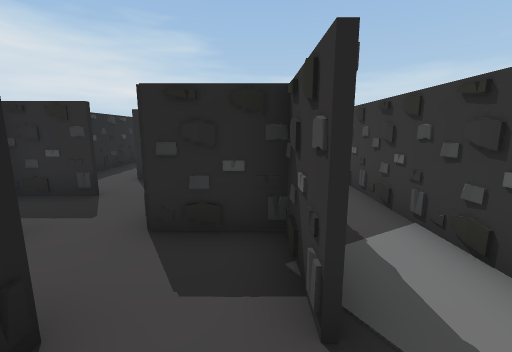
[1] (above)

20 first-person views from a walk through a scene from a Unity 3-D project. The camera is 1.4 m above the floor, tilts 10° down and sees 90° across. Doors are open. The floor is counted in squares, 1 m on a side. Each view is taken from the middle of a square. On the plan, view 1 faces up. The plan holds only what a view shows up to about 13 squares ahead; the rest is blank. The player is left out. Some animated figures are left out.

[2]
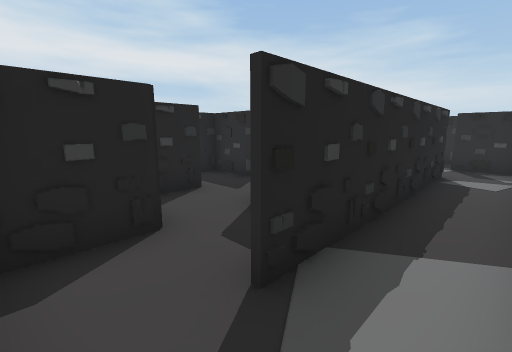

[3]
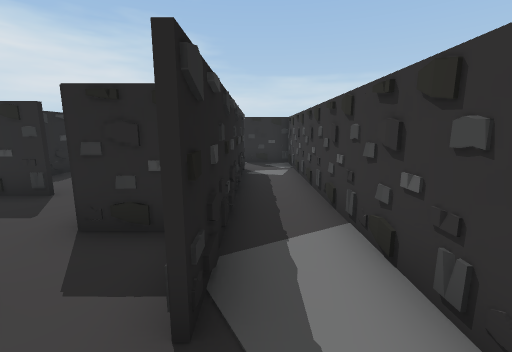

[4]
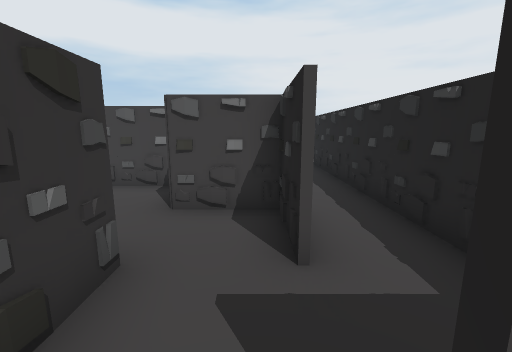

[5]
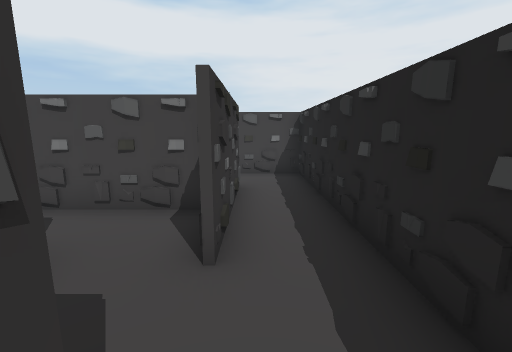

[6]
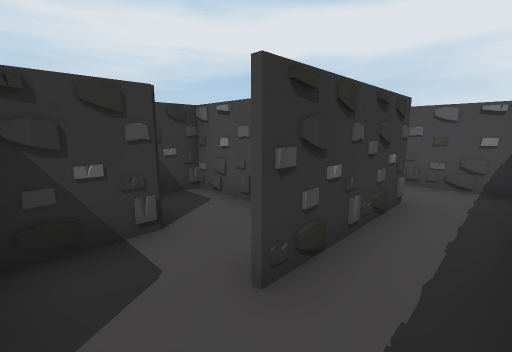

[7]
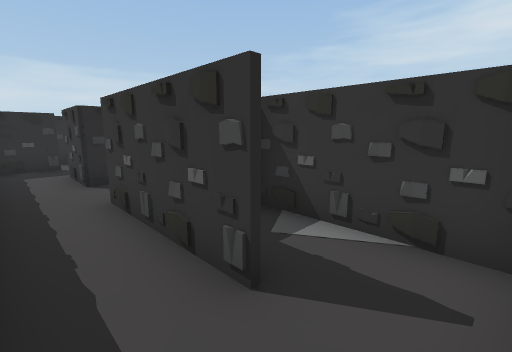

[8]
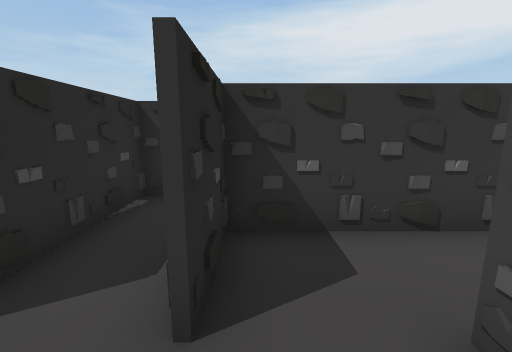

[9]
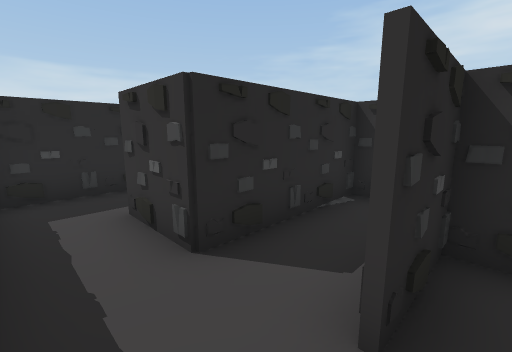

[10]
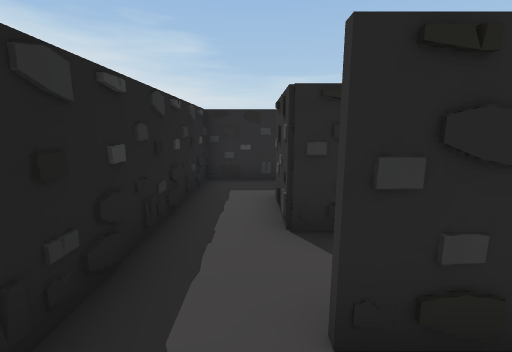

[11]
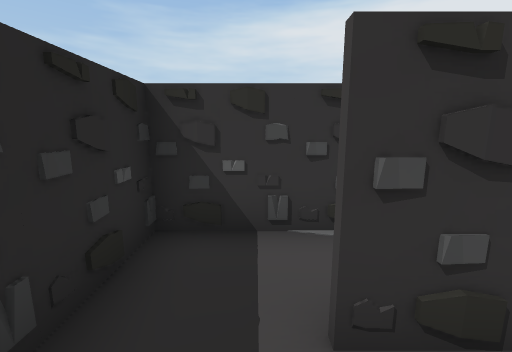

[12]
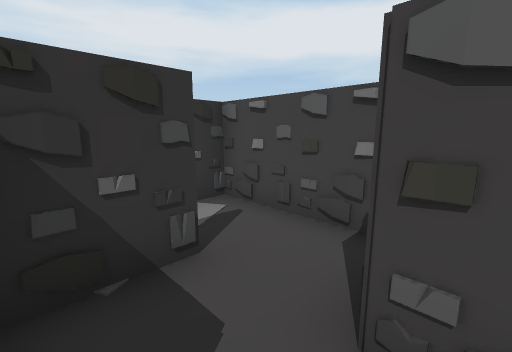

[13]
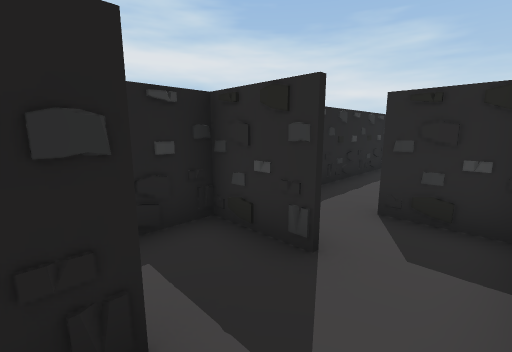

[14]
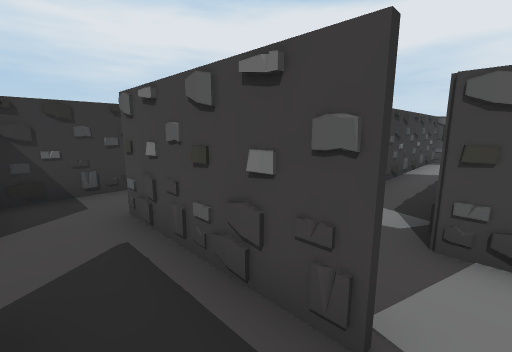

[15]
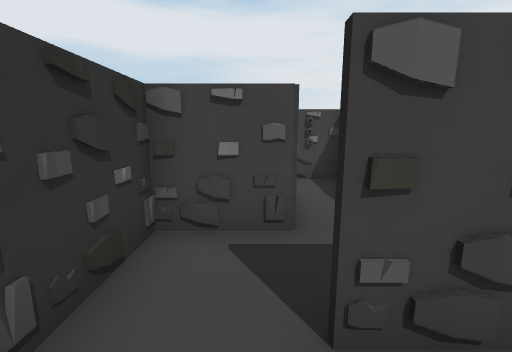

[16]
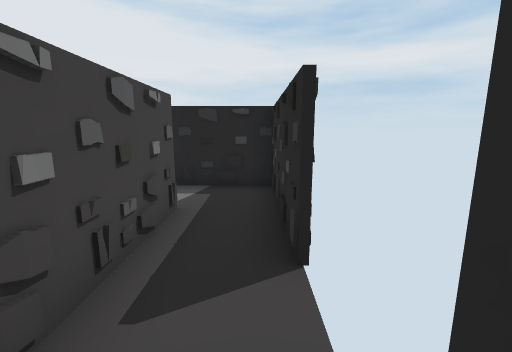

[17]
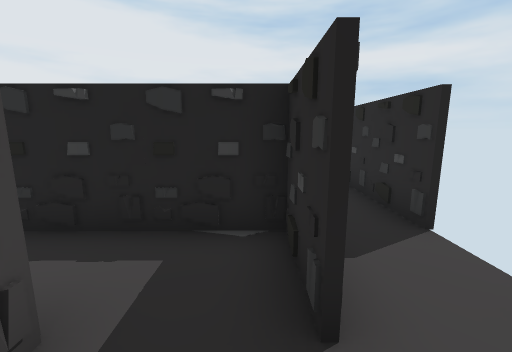

[18]
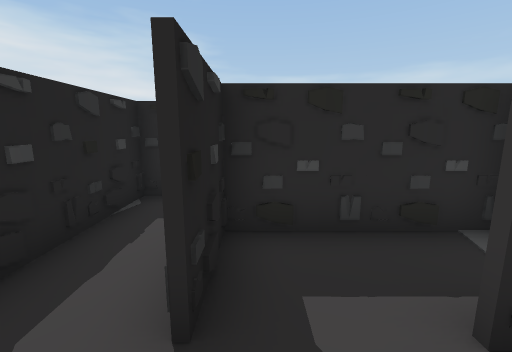

[19]
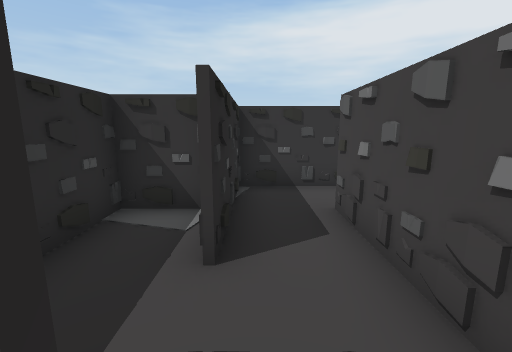

[20]
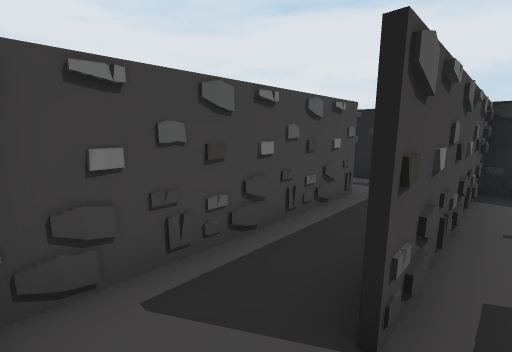

### Floor plan
Points are (right, up) in squares from view 1. A wall is a line through its corners. A room is listed if a view was taken in it or the views show most of it. See-through windows are left out.
Room 1 (views 1, 2, 3)
walls: (0.4, 1.4) (0.4, 3.4); (2.5, 2.8) (2.4, 3.4); (-0.9, -0.5) (2.4, -0.5) (2.4, 5.5); (-1.4, 1.6) (-1.4, -0.1); (0.3, 3.4) (-1.6, 3.4); (-0.7, 3.5) (-1.6, 3.3); (2.4, 4.7) (2.3, 5.3); (0.6, 5.4) (0.6, 1.5)
ways out: opening at (2, 5) to room 9; opening at (-1, 2) to room 14
Room 2 (views 4, 8, 9, 10)
walls: (-2.7, 7.5) (-3.3, 7.4); (-1.6, 5.5) (-1.6, 7.4) (-3.5, 7.4)
ways out: opening at (-2.5, 5) to room 3; opening at (-4.5, 7) to room 4
Room 3 (views 5, 6, 7, 12, 13)
walls: (-3.5, -1.2) (-3.6, -0.7); (-3.6, -3.3) (-3.7, -2.7); (-3, 1.5) (-3.6, 1.5) (-3.6, 3.5); (-3.6, -4.6) (-3.6, -0.5); (-3.4, 3.6) (-3.4, 2.6); (-1.6, -5.3) (-1.7, -4.6); (-1.6, 3.3) (-1.6, 5.5); (-1.6, -6.1) (-1.6, -2.6); (-1.5, 4.8) (-1.6, 5.3); (-3.4, 5.4) (-5.4, 5.4); (-4.7, 5.4) (-5.4, 5.3) (-5.4, -6.4) (-3, -6.4)
ways out: opening at (-2.5, 5) to room 2; opening at (-3, 0) to room 13; opening at (-2, 3) to room 14
Room 4 (view 11)
walls: (-3.5, 10.7) (-3.6, 11.3); (-3.6, 9.4) (-3.6, 11.5); (-4.7, 13.4) (-5.4, 13.3) (-5.4, 7.2); (-2.7, 13.5) (-3.3, 13.4); (-2.4, 13.4) (-5.4, 13.4)
ways out: opening at (-4.5, 7) to room 2; opening at (-3, 12.5) to room 11; opening at (-3, 8)
Room 5 (views 14, 15, 16, 17)
walls: (4.5, 11.4) (3, 11.4); (2.6, 11.4) (2.6, 9.5); (2.6, 13.4) (-0.9, 13.4); (4.4, 9.6) (6.4, 9.6); (6.5, 10.8) (6.4, 11.3); (1.3, 13.4) (0.7, 13.3); (6.4, 9.3) (6.4, 13.1); (0.4, 11.6) (4.5, 11.6); (-1.4, 13.5) (-1.4, 10.9)
ways out: opening at (4, 8.5) to room 6; opening at (0, 11) to room 12
Room 6 (views 18, 19)
walls: (3.5, 5.6) (6.5, 5.6); (5.3, 9.4) (4.5, 9.2) (4.5, 7.5); (7.2, 9.5) (6.4, 9.3); (2.6, 9.5) (2.6, 7.6); (8.4, 7.9) (8.4, 9.4) (4.5, 9.4)
ways out: opening at (4, 8.5) to room 5; opening at (7.5, 6) to room 7
Room 7 (view 20)
walls: (6.5, 5.6) (8.5, 5.6); (10.4, 4.9) (10.4, 7.4) (6.5, 7.4)
ways out: opening at (7.5, 6) to room 6; opening at (9.5, 5) to room 8
Room 8 (no view inside)
walls: (4.4, 3.6) (10.1, 3.6)
ways out: opening at (9.5, 5) to room 7; opening at (4, 2.5)
Room 9 (no view inside)
walls: (0.6, 9.6) (0.6, 5.4); (2.5, 5.6) (3.5, 5.6); (2.4, 5.5) (2.4, 11.4); (3, 11.4) (0.5, 11.4)
ways out: opening at (2, 5) to room 1; opening at (1, 10) to room 12
Room 10 (no view inside)
walls: (-3.1, -2.4) (0.4, -2.4) (0.4, -1.4)
ways out: opening at (-2, -1) to room 13
Room 11 (no view inside)
walls: (-1.5, 12.8) (-1.6, 13.4); (-1.6, 10.9) (-1.6, 13.5); (-0.9, 13.4) (-2.4, 13.4)
ways out: opening at (-3, 12.5) to room 4
Room 12 (no view inside)
walls: (-0.1, 9.6) (0.6, 9.6)
ways out: opening at (0, 11) to room 5; opening at (1, 10) to room 9
Room 13 (no view inside)
walls: (-1.6, -0.6) (-1.6, 1.1)
ways out: opening at (-3, 0) to room 3; opening at (-2, -1) to room 10
Room 14 (no view inside)
walls: (-3.4, 2.6) (-3.4, 1.6) (-1.4, 1.6)
ways out: opening at (-1, 2) to room 1; opening at (-2, 3) to room 3

Where each view was taken, in squares from view 1:
view 1: 0 up, 0 right, facing up
view 2: 0 up, 2 right, facing up-left
view 3: 0 up, 1 right, facing up
view 4: 6 up, 3 left, facing down
view 5: 2 up, 4 left, facing down
view 6: 1 up, 5 left, facing down-right
view 7: 6 down, 5 left, facing up-right
view 8: 7 up, 5 left, facing right
view 9: 7 up, 5 left, facing up-right
view 10: 6 up, 4 left, facing up
view 11: 12 up, 5 left, facing right
view 12: 3 up, 2 left, facing down-right
view 13: 3 up, 2 left, facing up-left
view 14: 13 up, 0 right, facing down-right
view 15: 13 up, 5 right, facing down
view 16: 13 up, 5 right, facing left
view 17: 11 up, 6 right, facing left
view 18: 6 up, 5 right, facing up
view 19: 7 up, 4 right, facing right
view 20: 6 up, 10 right, facing down-left
